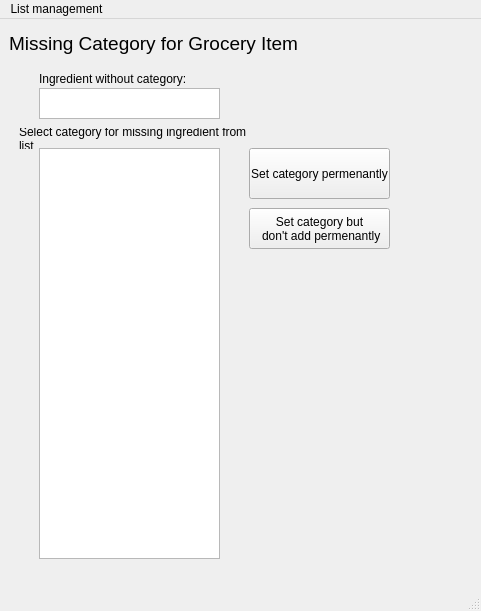
<?xml version="1.0" encoding="UTF-8"?>
<ui version="4.0">
 <class>MainWindow</class>
 <widget class="QMainWindow" name="MainWindow">
  <property name="geometry">
   <rect>
    <x>0</x>
    <y>0</y>
    <width>481</width>
    <height>611</height>
   </rect>
  </property>
  <property name="windowTitle">
   <string>MainWindow</string>
  </property>
  <widget class="QWidget" name="centralwidget">
   <layout class="QHBoxLayout" name="horizontalLayout">
    <item>
     <widget class="QStackedWidget" name="stackedWidget">
      <property name="toolTipDuration">
       <number>-6</number>
      </property>
      <property name="currentIndex">
       <number>0</number>
      </property>
      <widget class="QWidget" name="pageMissingCategory">
       <widget class="QListWidget" name="QlistCategories">
        <property name="geometry">
         <rect>
          <x>30</x>
          <y>120</y>
          <width>181</width>
          <height>411</height>
         </rect>
        </property>
        <property name="frameShadow">
         <enum>QFrame::Sunken</enum>
        </property>
       </widget>
       <widget class="QPushButton" name="QbuttonSkip">
        <property name="geometry">
         <rect>
          <x>240</x>
          <y>180</y>
          <width>141</width>
          <height>41</height>
         </rect>
        </property>
        <property name="text">
         <string>Set category but
 don't add permenantly</string>
        </property>
       </widget>
       <widget class="QPushButton" name="QbuttonSelect">
        <property name="geometry">
         <rect>
          <x>240</x>
          <y>120</y>
          <width>141</width>
          <height>51</height>
         </rect>
        </property>
        <property name="text">
         <string>Set category permenantly</string>
        </property>
       </widget>
       <widget class="QTextEdit" name="QtextMissing_ingredient">
        <property name="geometry">
         <rect>
          <x>30</x>
          <y>60</y>
          <width>181</width>
          <height>31</height>
         </rect>
        </property>
       </widget>
       <widget class="QLabel" name="QlabelMissing_ingredient">
        <property name="geometry">
         <rect>
          <x>30</x>
          <y>40</y>
          <width>171</width>
          <height>21</height>
         </rect>
        </property>
        <property name="text">
         <string>Ingredient without category:</string>
        </property>
        <property name="wordWrap">
         <bool>true</bool>
        </property>
       </widget>
       <widget class="QLabel" name="QlabelCategories">
        <property name="geometry">
         <rect>
          <x>10</x>
          <y>100</y>
          <width>241</width>
          <height>21</height>
         </rect>
        </property>
        <property name="text">
         <string>Select category for missing ingredient from list</string>
        </property>
        <property name="wordWrap">
         <bool>true</bool>
        </property>
       </widget>
       <widget class="QLabel" name="QlabelMissing_ingredient_title">
        <property name="geometry">
         <rect>
          <x>0</x>
          <y>0</y>
          <width>321</width>
          <height>31</height>
         </rect>
        </property>
        <property name="font">
         <font>
          <pointsize>14</pointsize>
         </font>
        </property>
        <property name="text">
         <string>Missing Category for Grocery Item</string>
        </property>
       </widget>
       <widget class="QLabel" name="QlastAction">
        <property name="geometry">
         <rect>
          <x>250</x>
          <y>240</y>
          <width>131</width>
          <height>71</height>
         </rect>
        </property>
        <property name="text">
         <string/>
        </property>
        <property name="alignment">
         <set>Qt::AlignLeading|Qt::AlignLeft|Qt::AlignTop</set>
        </property>
        <property name="wordWrap">
         <bool>true</bool>
        </property>
       </widget>
      </widget>
      <widget class="QWidget" name="pageAddRecipe">
       <widget class="QListWidget" name="QlistRecipes">
        <property name="geometry">
         <rect>
          <x>30</x>
          <y>40</y>
          <width>256</width>
          <height>511</height>
         </rect>
        </property>
       </widget>
       <widget class="QPushButton" name="QbuttonAddRecipe">
        <property name="geometry">
         <rect>
          <x>300</x>
          <y>50</y>
          <width>111</width>
          <height>23</height>
         </rect>
        </property>
        <property name="text">
         <string>Add selected recipe</string>
        </property>
       </widget>
       <widget class="QLabel" name="QlabelMissing_ingredient_title_3">
        <property name="geometry">
         <rect>
          <x>0</x>
          <y>0</y>
          <width>321</width>
          <height>31</height>
         </rect>
        </property>
        <property name="font">
         <font>
          <pointsize>14</pointsize>
         </font>
        </property>
        <property name="text">
         <string>Add Recipe to Wunderlist</string>
        </property>
       </widget>
      </widget>
     </widget>
    </item>
   </layout>
  </widget>
  <widget class="QStatusBar" name="statusbar"/>
  <widget class="QMenuBar" name="menubar">
   <property name="geometry">
    <rect>
     <x>0</x>
     <y>0</y>
     <width>481</width>
     <height>21</height>
    </rect>
   </property>
   <widget class="QMenu" name="menuList_management">
    <property name="title">
     <string>List management</string>
    </property>
    <addaction name="QActionSort_grocery_list"/>
    <addaction name="QActionAdd_recipe_to_list"/>
   </widget>
   <addaction name="menuList_management"/>
  </widget>
  <action name="QActionSort_grocery_list">
   <property name="text">
    <string>Sort grocery list</string>
   </property>
  </action>
  <action name="QActionAdd_recipe_to_list">
   <property name="text">
    <string>Add recipe to list</string>
   </property>
  </action>
 </widget>
 <resources/>
 <connections/>
</ui>
